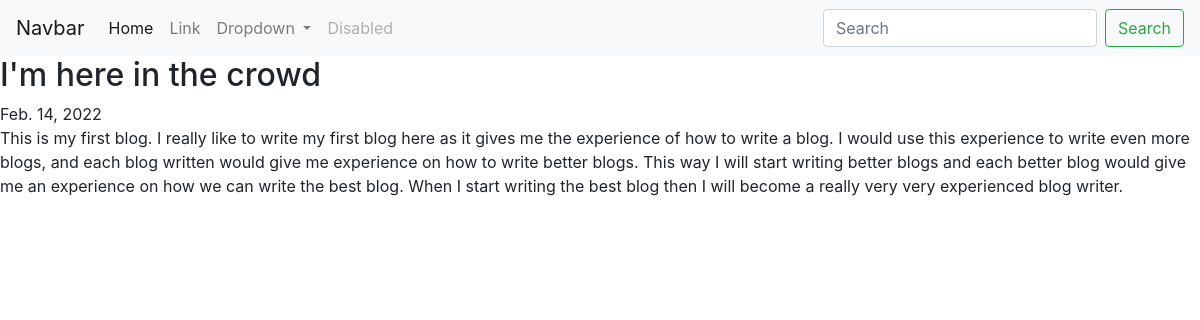
Page /blog/1/ on the committed database.
### mysite_blog/models.py (models this page shows, shortened)
class Blog(models.Model):
    title = models.CharField(max_length=200)
    description = models.TextField()
    date = models.DateField()

### mysite_blog/views.py (the view)
# urls.py: path('<int:blog_id>/', views.detail, name='detail_url')
def detail(request, blog_id):
    blog = get_object_or_404(Blog, pk=blog_id)
    return render(request, 'mysite_blog/detail.html',
                {'blog':blog})

### mysite_blog/templates/mysite_blog/detail.html
{% extends 'mysite_blog/base_html.html' %}
{% block content %}
<h2>{{ blog.title }}</h2>
{{ blog.date}}<br>
{{ blog.description}}
{% endblock %}

### rows in the picture
Blog: title "I'm here in the crowd", date "Feb. 14, 2022", description "This is my first blog. I really like to write my first blog here as it gives me the experience of how to write a blog. I would use this experience to write even more blogs, and each blog written would give me experience on how to write better blogs. This way I will start writing better blogs and each better blog would give me an experience on how we can write the best blog. When I start writing the best blog then I will become a really very very experienced blog writer."
